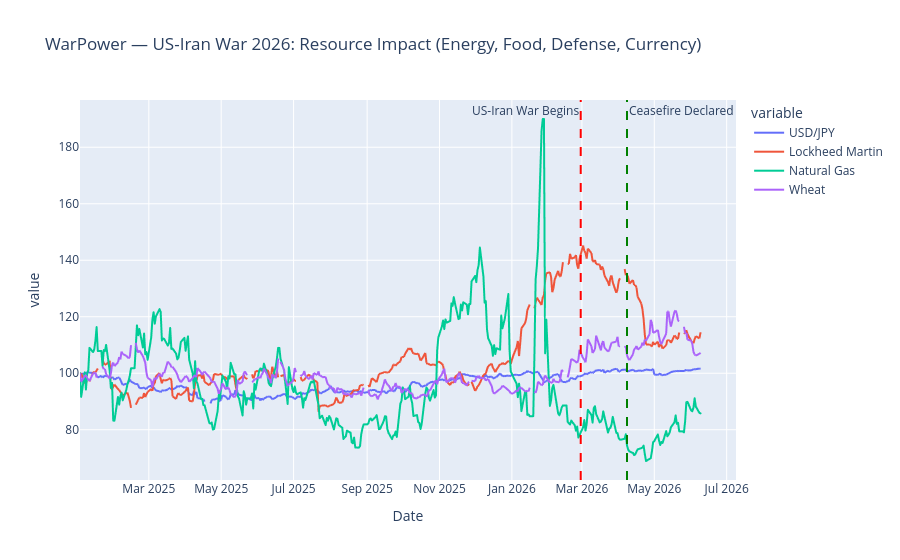

This figure's notebook cell:
### Code cell
import plotly.express as px
import pandas as pd
import yfinance
raw2 = yfinance.download(['NG=F','ZW=F','LMT','JPY=X'],start="2025-01-01", end="2026-06-10")
close2=raw2['Close']
normalized2 = (close2 / close2.iloc[0]) * 100
normalized2.columns = ['USD/JPY', 'Lockheed Martin', 'Natural Gas', 'Wheat']
normalized2.loc['2026-01-28', 'Natural Gas'] = None
normalized2['Natural Gas'] = normalized2['Natural Gas'].ffill()
fig2=px.line(
    normalized2,
    title="WarPower — US-Iran War 2026: Resource Impact (Energy, Food, Defense, Currency)"
)
fig2.add_vline(x='2026-02-28', line_width=2, line_dash="dash", line_color="red",annotation_text="US-Iran War Begins", annotation_position="top left")
fig2.add_vline(x='2026-04-08', line_width=2, line_dash="dash", line_color="Green",annotation_text="Ceasefire Declared", annotation_position="top right")
fig2.show()

### Figure 1 — Plotly figure (JSON) as saved in the notebook; plotly's stock layout.template omitted (floating-point values rounded to 4 significant figures; data arrays with more than 128 entries replaced by an {"elided": "..."} marker saying what was removed)
{"data": [{"hovertemplate": "variable=USD/JPY<br>Date=%{x}<br>value=%{y}<extra></extra>", "legendgroup": "USD/JPY", "line": {"color": "#636efa", "dash": "solid"}, "marker": {"symbol": "circle"}, "mode": "lines", "name": "USD/JPY", "showlegend": true, "type": "scattergl", "x": {"elided": "371 str values"}, "xaxis": "x", "y": {"elided": "371 float values"}, "yaxis": "y"}, {"hovertemplate": "variable=Lockheed Martin<br>Date=%{x}<br>value=%{y}<extra></extra>", "legendgroup": "Lockheed Martin", "line": {"color": "#EF553B", "dash": "solid"}, "marker": {"symbol": "circle"}, "mode": "lines", "name": "Lockheed Martin", "showlegend": true, "type": "scattergl", "x": {"elided": "371 str values"}, "xaxis": "x", "y": {"elided": "371 float values"}, "yaxis": "y"}, {"hovertemplate": "variable=Natural Gas<br>Date=%{x}<br>value=%{y}<extra></extra>", "legendgroup": "Natural Gas", "line": {"color": "#00cc96", "dash": "solid"}, "marker": {"symbol": "circle"}, "mode": "lines", "name": "Natural Gas", "showlegend": true, "type": "scattergl", "x": {"elided": "371 str values"}, "xaxis": "x", "y": {"elided": "371 float values"}, "yaxis": "y"}, {"hovertemplate": "variable=Wheat<br>Date=%{x}<br>value=%{y}<extra></extra>", "legendgroup": "Wheat", "line": {"color": "#ab63fa", "dash": "solid"}, "marker": {"symbol": "circle"}, "mode": "lines", "name": "Wheat", "showlegend": true, "type": "scattergl", "x": {"elided": "371 str values"}, "xaxis": "x", "y": {"elided": "371 float values"}, "yaxis": "y"}], "layout": {"annotations": [{"showarrow": false, "text": "US-Iran War Begins", "x": "2026-02-28", "xanchor": "right", "xref": "x", "y": 1, "yanchor": "top", "yref": "y domain"}, {"showarrow": false, "text": "Ceasefire Declared", "x": "2026-04-08", "xanchor": "left", "xref": "x", "y": 1, "yanchor": "top", "yref": "y domain"}], "legend": {"title": {"text": "variable"}, "tracegroupgap": 0}, "shapes": [{"line": {"color": "red", "dash": "dash", "width": 2}, "type": "line", "x0": "2026-02-28", "x1": "2026-02-28", "xref": "x", "y0": 0, "y1": 1, "yref": "y domain"}, {"line": {"color": "Green", "dash": "dash", "width": 2}, "type": "line", "x0": "2026-04-08", "x1": "2026-04-08", "xref": "x", "y0": 0, "y1": 1, "yref": "y domain"}], "title": {"text": "WarPower — US-Iran War 2026: Resource Impact (Energy, Food, Defense, Currency)"}, "xaxis": {"anchor": "y", "domain": [0, 1], "title": {"text": "Date"}}, "yaxis": {"anchor": "x", "domain": [0, 1], "title": {"text": "value"}}}}
